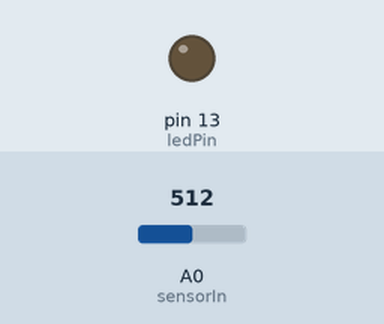
This sketch was run on a simulated Arduino Uno, built with avr-gcc and run on an emulated ATmega328P. Shown: output pins drawn as LEDs (lit = HIGH). Inputs (shaded band) come from the test bench; at power-on: A0 (sensorIn) = 512. What the sketch prints to the serial monitor is not drawn.

Above: at 1.2 s.
1.3 s: A0 (sensorIn) set to 216
2.8 s: A0 (sensorIn) set to 183
At 4.2 s:
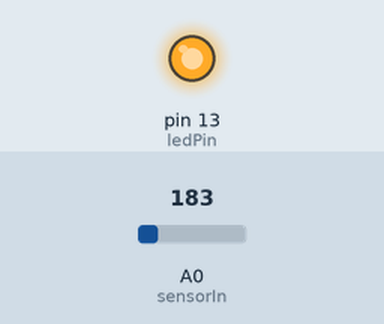
6.0 s: A0 (sensorIn) set to 210
At 6.5 s:
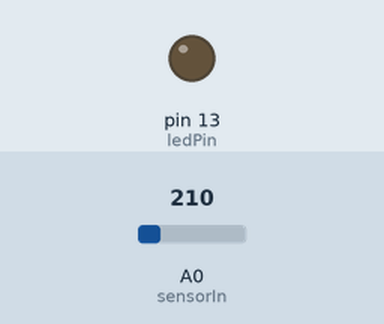
7.5 s: A0 (sensorIn) set to 190
At 8.8 s:
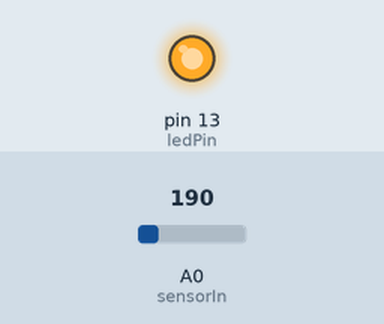
Timing chart, 0 to 10.0 s (numbered marks = the images above; inputs shaded):
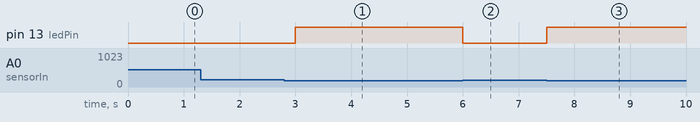

The sketch:

MEMSI_Toilet.ino
```cpp
#include<SoftwareSerial.h>;

SoftwareSerial BT(2, 3);

int ledPin = 13;
int sensorIn = 0;
int conRead;
int serialRead;
int currentStatus = 0;
int lastStatus = 0;


void setup() {
  Serial.begin(9600);
  BT.begin(9600);

  Serial.println("Enter AT commands:");
  pinMode(13, OUTPUT);
}


void loop() {
  BTcom();

  conRead = analogRead(sensorIn);
 // Serial.println(conRead);
  //BT.println(conRead);

  Message();

  if (conRead < 200) {
    digitalWrite(ledPin, HIGH);
    currentStatus = 0;
  }
  else {
    digitalWrite(ledPin, LOW);
    currentStatus = 1;
  }
  delay(500);

  lastStatus = currentStatus;
}

void BTcom() {
  if (BT.available())
    Serial.write(BT.read());

  if (Serial.available())
    BT.write(Serial.read());
}

void Message() {
  if (lastStatus != currentStatus) {
    if (currentStatus = 1) {
      BT.println("Water Detected");
    }
    if (currentStatus = 0){
      BT.println("Water Not Detected");
    }
  }

}
```

Measured:
- the behaviour switches between 200 and 199 on A0 (sensorIn) (found by bisection; images 0 and 1)
- after the input at 1.3 s, every drawn part: stays the same
- after the input at 2.8 s, pin 13 (ledPin): LOW → HIGH after 0.20 s
- after the input at 6.0 s, pin 13 (ledPin): HIGH → LOW at once
- after the input at 7.5 s, pin 13 (ledPin): LOW → HIGH at once
